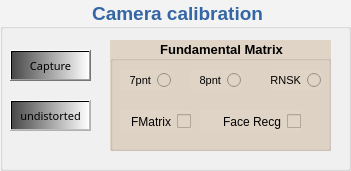
   <widget class="QGroupBox" name="groupBoxCalibration">
    <property name="geometry">
     <rect>
      <x>250</x>
      <y>380</y>
      <width>351</width>
      <height>171</height>
     </rect>
    </property>
    <property name="palette">
     <palette>
      <active>
       <colorrole role="WindowText">
        <brush brushstyle="SolidPattern">
         <color alpha="255">
          <red>0</red>
          <green>0</green>
          <blue>0</blue>
         </color>
        </brush>
       </colorrole>
       <colorrole role="Button">
        <brush brushstyle="SolidPattern">
         <color alpha="255">
          <red>243</red>
          <green>243</green>
          <blue>243</blue>
         </color>
        </brush>
       </colorrole>
       <colorrole role="Base">
        <brush brushstyle="SolidPattern">
         <color alpha="255">
          <red>243</red>
          <green>243</green>
          <blue>243</blue>
         </color>
        </brush>
       </colorrole>
       <colorrole role="Window">
        <brush brushstyle="SolidPattern">
         <color alpha="255">
          <red>243</red>
          <green>243</green>
          <blue>243</blue>
         </color>
        </brush>
       </colorrole>
      </active>
      <inactive>
       <colorrole role="WindowText">
        <brush brushstyle="SolidPattern">
         <color alpha="255">
          <red>52</red>
          <green>101</green>
          <blue>164</blue>
         </color>
        </brush>
       </colorrole>
       <colorrole role="Button">
        <brush brushstyle="SolidPattern">
         <color alpha="255">
          <red>243</red>
          <green>243</green>
          <blue>243</blue>
         </color>
        </brush>
       </colorrole>
       <colorrole role="Base">
        <brush brushstyle="SolidPattern">
         <color alpha="255">
          <red>243</red>
          <green>243</green>
          <blue>243</blue>
         </color>
        </brush>
       </colorrole>
       <colorrole role="Window">
        <brush brushstyle="SolidPattern">
         <color alpha="255">
          <red>243</red>
          <green>243</green>
          <blue>243</blue>
         </color>
        </brush>
       </colorrole>
      </inactive>
      <disabled>
       <colorrole role="WindowText">
        <brush brushstyle="SolidPattern">
         <color alpha="255">
          <red>190</red>
          <green>190</green>
          <blue>190</blue>
         </color>
        </brush>
       </colorrole>
       <colorrole role="Button">
        <brush brushstyle="SolidPattern">
         <color alpha="255">
          <red>243</red>
          <green>243</green>
          <blue>243</blue>
         </color>
        </brush>
       </colorrole>
       <colorrole role="Base">
        <brush brushstyle="SolidPattern">
         <color alpha="255">
          <red>243</red>
          <green>243</green>
          <blue>243</blue>
         </color>
        </brush>
       </colorrole>
       <colorrole role="Window">
        <brush brushstyle="SolidPattern">
         <color alpha="255">
          <red>243</red>
          <green>243</green>
          <blue>243</blue>
         </color>
        </brush>
       </colorrole>
      </disabled>
     </palette>
    </property>
    <property name="font">
     <font>
      <pointsize>14</pointsize>
      <weight>75</weight>
      <bold>true</bold>
     </font>
    </property>
    <property name="layoutDirection">
     <enum>Qt::RightToLeft</enum>
    </property>
    <property name="autoFillBackground">
     <bool>false</bool>
    </property>
    <property name="styleSheet">
     <string notr="true">background-color: rgb(243, 243, 243);
border-color: rgb(0, 0, 0);</string>
    </property>
    <property name="title">
     <string>Camera calibration</string>
    </property>
    <property name="alignment">
     <set>Qt::AlignCenter</set>
    </property>
    <property name="flat">
     <bool>false</bool>
    </property>
    <property name="checkable">
     <bool>false</bool>
    </property>
    <widget class="QPushButton" name="pushButtonUndistort">
     <property name="enabled">
      <bool>false</bool>
     </property>
     <property name="geometry">
      <rect>
       <x>10</x>
       <y>100</y>
       <width>81</width>
       <height>31</height>
      </rect>
     </property>
     <property name="font">
      <font>
       <family>Sans</family>
       <pointsize>8</pointsize>
       <weight>50</weight>
       <bold>false</bold>
      </font>
     </property>
     <property name="styleSheet">
      <string notr="true"> background-color: qlineargradient(spread:pad, x1:0, y1:0, x2:1, y2:0, stop:0 rgba(73, 73, 73, 255), stop:1 rgba(255, 255, 255, 255));
color: qlineargradient(spread:pad, x1:0.995025, y1:0, x2:1, y2:0, stop:0 rgba(0, 0, 0, 255), stop:1 rgba(255, 255, 255, 255));</string>
     </property>
     <property name="text">
      <string>undistorted</string>
     </property>
    </widget>
    <widget class="QGroupBox" name="groupBoxKannel_2">
     <property name="geometry">
      <rect>
       <x>110</x>
       <y>40</y>
       <width>221</width>
       <height>111</height>
      </rect>
     </property>
     <property name="font">
      <font>
       <pointsize>10</pointsize>
       <weight>75</weight>
       <bold>true</bold>
      </font>
     </property>
     <property name="autoFillBackground">
      <bool>false</bool>
     </property>
     <property name="styleSheet">
      <string notr="true">color: rgb(0, 0, 0);
background-color: rgb(224, 212, 198);</string>
     </property>
     <property name="title">
      <string>Fundamental Matrix</string>
     </property>
     <property name="alignment">
      <set>Qt::AlignBottom|Qt::AlignHCenter</set>
     </property>
     <widget class="QRadioButton" name="radioButtonPnt7">
      <property name="geometry">
       <rect>
        <x>10</x>
        <y>30</y>
        <width>51</width>
        <height>20</height>
       </rect>
      </property>
      <property name="font">
       <font>
        <pointsize>8</pointsize>
        <weight>50</weight>
        <bold>false</bold>
       </font>
      </property>
      <property name="layoutDirection">
       <enum>Qt::RightToLeft</enum>
      </property>
      <property name="text">
       <string>7pnt</string>
      </property>
     </widget>
     <widget class="QRadioButton" name="radioButtonRNSK">
      <property name="geometry">
       <rect>
        <x>160</x>
        <y>30</y>
        <width>51</width>
        <height>20</height>
       </rect>
      </property>
      <property name="font">
       <font>
        <pointsize>8</pointsize>
        <weight>50</weight>
        <bold>false</bold>
       </font>
      </property>
      <property name="layoutDirection">
       <enum>Qt::RightToLeft</enum>
      </property>
      <property name="text">
       <string>RNSK</string>
      </property>
     </widget>
     <widget class="QRadioButton" name="radioButtonPnt8">
      <property name="geometry">
       <rect>
        <x>80</x>
        <y>30</y>
        <width>51</width>
        <height>21</height>
       </rect>
      </property>
      <property name="font">
       <font>
        <pointsize>8</pointsize>
        <weight>50</weight>
        <bold>false</bold>
       </font>
      </property>
      <property name="layoutDirection">
       <enum>Qt::RightToLeft</enum>
      </property>
      <property name="text">
       <string>8pnt</string>
      </property>
     </widget>
     <widget class="QCheckBox" name="checkBoxFmatrix">
      <property name="geometry">
       <rect>
        <x>10</x>
        <y>70</y>
        <width>71</width>
        <height>23</height>
       </rect>
      </property>
      <property name="text">
       <string>FMatrix</string>
      </property>
     </widget>
     <widget class="QCheckBox" name="checkBoxFaceRecg">
      <property name="geometry">
       <rect>
        <x>90</x>
        <y>70</y>
        <width>101</width>
        <height>23</height>
       </rect>
      </property>
      <property name="text">
       <string>Face Recg</string>
      </property>
     </widget>
    </widget>
    <widget class="QPushButton" name="pushButtonCapture">
     <property name="geometry">
      <rect>
       <x>10</x>
       <y>50</y>
       <width>81</width>
       <height>31</height>
      </rect>
     </property>
     <property name="font">
      <font>
       <family>Sans</family>
       <pointsize>8</pointsize>
       <weight>50</weight>
       <bold>false</bold>
      </font>
     </property>
     <property name="styleSheet">
      <string notr="true"> background-color: qlineargradient(spread:pad, x1:0, y1:0, x2:1, y2:0, stop:0 rgba(73, 73, 73, 255), stop:1 rgba(255, 255, 255, 255));
color: qlineargradient(spread:pad, x1:0.995025, y1:0, x2:1, y2:0, stop:0 rgba(0, 0, 0, 255), stop:1 rgba(255, 255, 255, 255));</string>
     </property>
     <property name="text">
      <string>Capture</string>
     </property>
    </widget>
   </widget>
